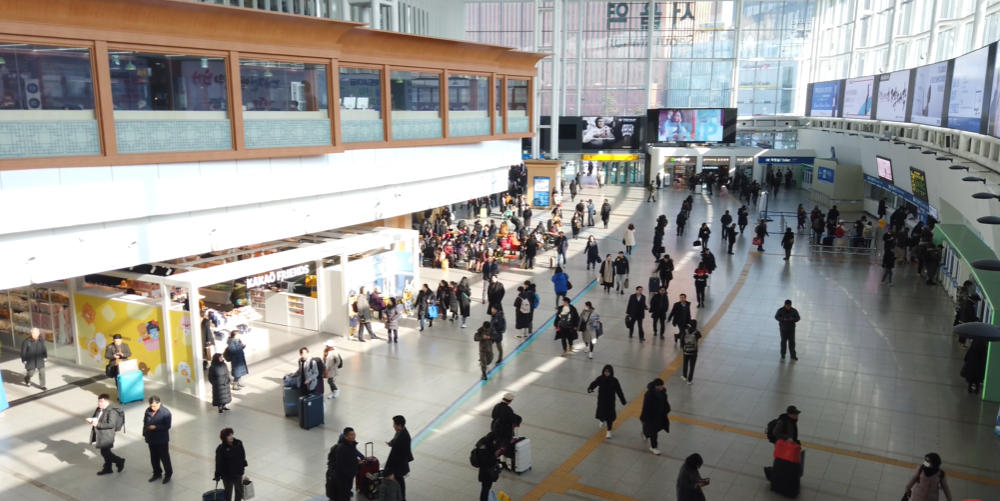
#> input picture img/1.png, 1000 x 501 px
$ python hw.py   (older library calls are emulated)
#> lines starting #> are read from the running program, lines starting #| are printed output that depends on the picture
import cv2
import numpy as np


""" param 조작 ↓"""
N_SIZE = 7
GAUSSIAN_KSIZE = 7
DERIVATIVE_X = [[-1/2, 0, 1/2]]
DERIVATIVE_Y = [[-1/2],
                [0],
                [1/2]]

# 이미지를 불러온다.
color_first_img = cv2.imread("img/1.png", 1)
#> color_first_img is the input picture: shape (501, 1000, 3); mean B, G, R 141.1, 145, 146.8
color_second_img = cv2.imread("img/2.png", 1)
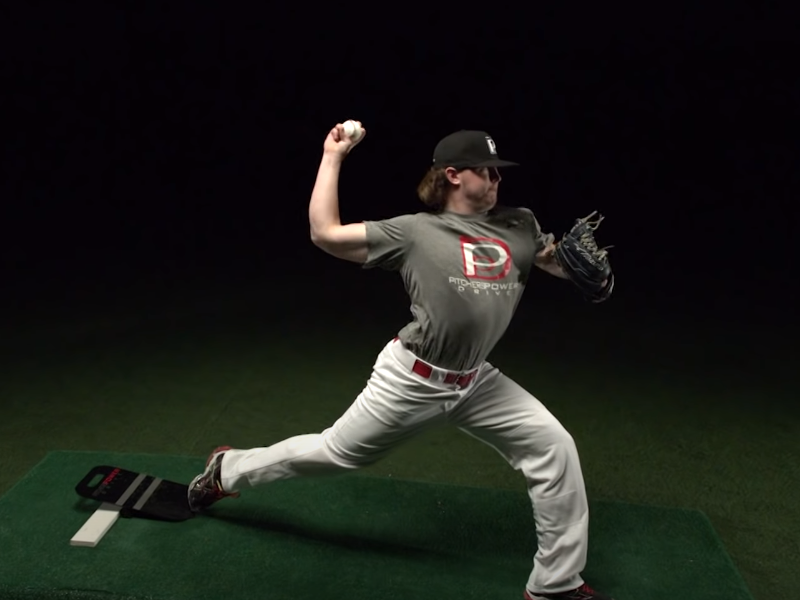
#> input picture img/2.png, 800 x 600 px
#> color_second_img is the input picture: shape (600, 800, 3); mean B, G, R 24.7, 29.4, 27.4
first_img = cv2.imread("img/1.png", 0)
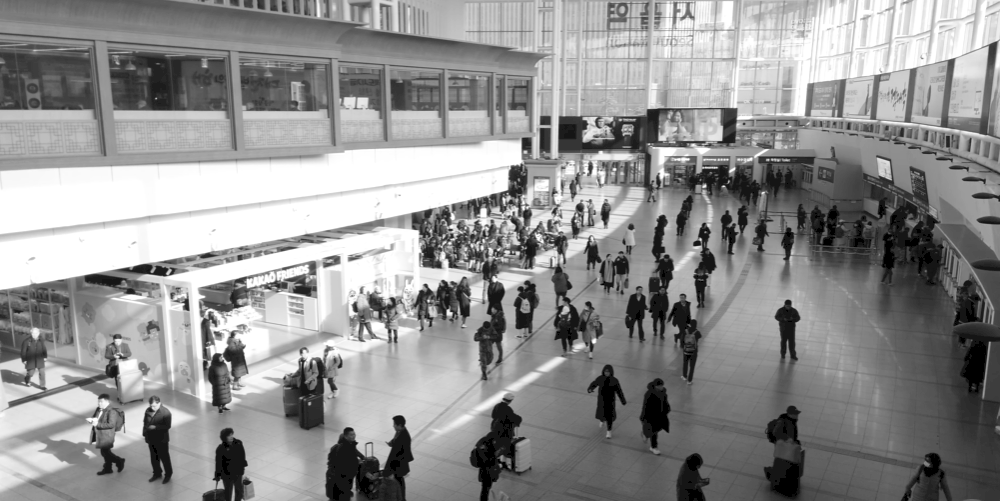
#> first_img: shape (501, 1000); min 0, max 255, mean 145.5
second_img = cv2.imread("img/2.png", 0)
#> second_img: shape (600, 800); min 0, max 255, mean 26.3

# 가우시안 필터를 적용한다.
if GAUSSIAN_KSIZE != 0:
    first_img = cv2.GaussianBlur(first_img, (GAUSSIAN_KSIZE, GAUSSIAN_KSIZE), 0)
    second_img = cv2.GaussianBlur(second_img, (GAUSSIAN_KSIZE, GAUSSIAN_KSIZE), 0)
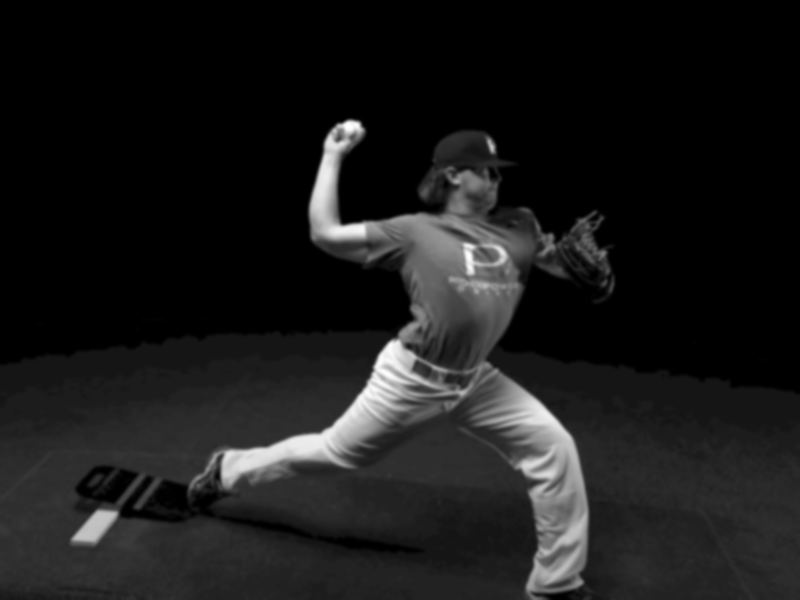
#> second_img: shape (600, 800); min 0, max 255, mean 26.3

# df/dy, df/dx, df/dt를 찾는다.
height, width = first_img.shape
#> height = 501; width = 1000
df_dy = cv2.filter2D(first_img, ddepth=cv2.CV_64F, kernel=np.array(DERIVATIVE_Y))
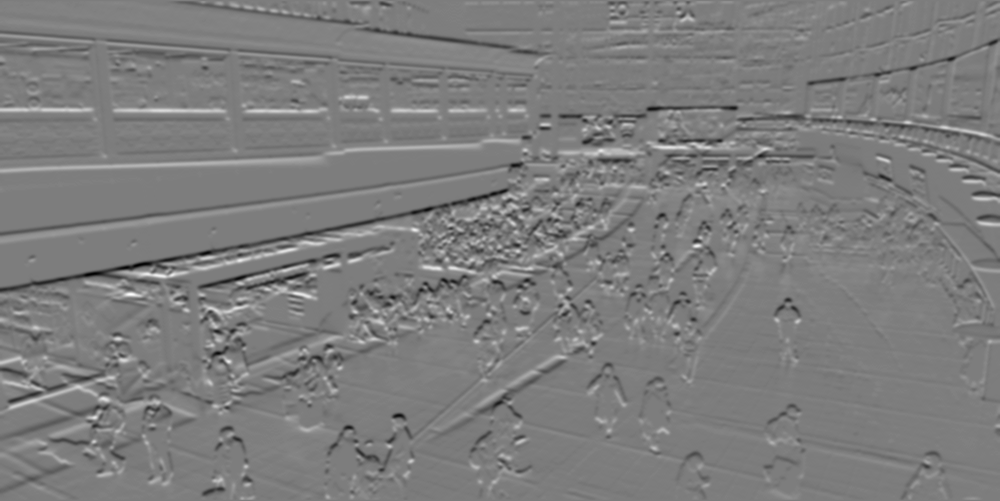
#> df_dy: shape (501, 1000) float64; min -53, max 54.5, mean -0.1; drawn with min black and max white
df_dx = cv2.filter2D(first_img, ddepth=cv2.CV_64F, kernel=np.array(DERIVATIVE_X))
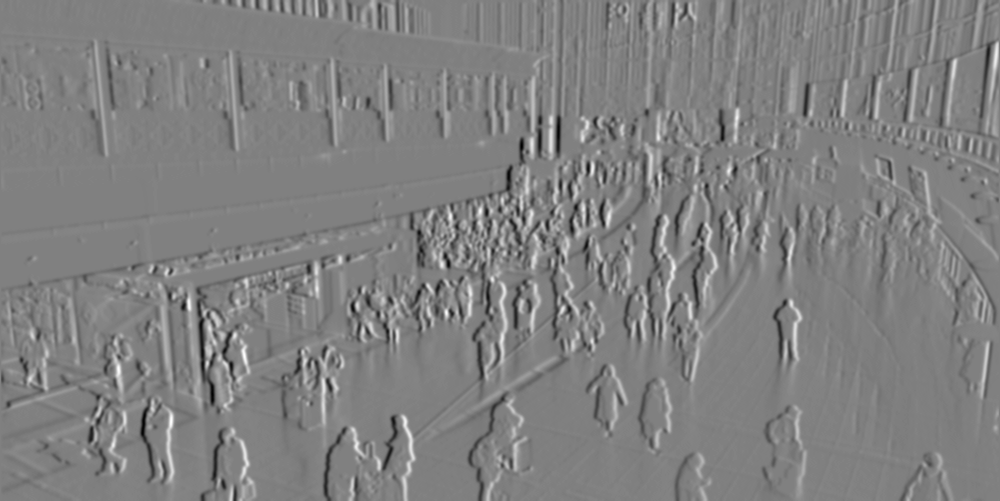
#> df_dx: shape (501, 1000) float64; min -50.5, max 49.5, mean -0.1; drawn with min black and max white
df_dt = np.zeros((height, width))
for y in range(height):
    for x in range(width):
#> (the run stopped early here; a loop or call above may not have finished)
